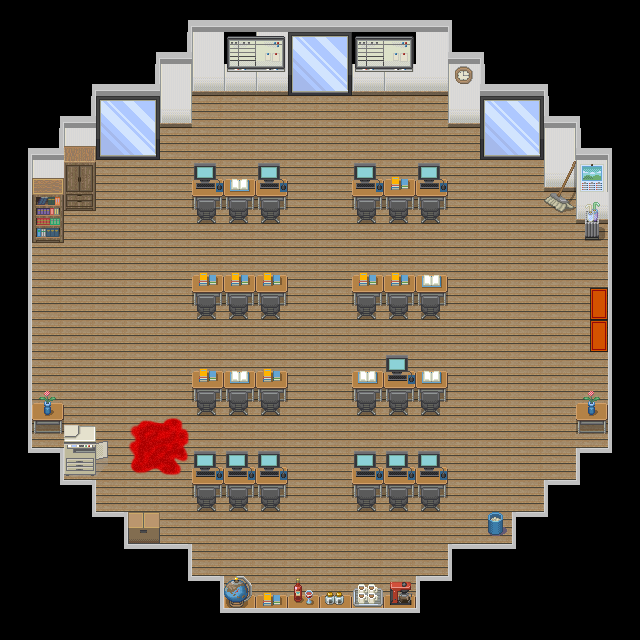

Below is a game level as drawn by its tile map, then a one-line description and the .tmx that defines it (tile-layer data replaced by summaries):
An orthogonal 20x20 tile map with 32x32 px tiles, 7 tile layers (Layer 1, Layer 2, Layer 3, Layer 4, ...), 2 hidden layers not drawn, 2 tilesets and 4 objects (2x Entry, 2x Exit).

<map version="1.0" orientation="orthogonal" renderorder="left-down" width="20" height="20" tilewidth="32" tileheight="32" nextobjectid="5">
 <properties>
  <property name="hasSecretDoor" type="bool" value="true" />
  <property name="id" type="int" value="9" />
  <property name="name" value="Pod" />
 </properties>
 <tileset firstgid="1" name="tileset2" tilewidth="32" tileheight="32" tilecount="459" columns="17">
  <image source="tileset2.png" width="544" height="864" />
 </tileset>
 <tileset firstgid="460" name="meta" tilewidth="32" tileheight="32" spacing="1" tilecount="3" columns="3">
  <image source="metaTile.png" width="98" height="32" />
  <tile id="0">
   <properties>
    <property name="collidable" type="bool" value="true" />
   </properties>
  </tile>
  <tile id="1">
   <properties>
    <property name="hidingSpot" type="bool" value="true" />
   </properties>
  </tile>
 </tileset>
 <layer name="Layer 1" width="20" height="20">
  <data>[400 cells, 309 non-empty, 6 distinct tile ids]</data>
 </layer>
 <layer name="Layer 2" width="20" height="20">
  <data>[400 cells, 34 non-empty, 3 distinct tile ids]</data>
 </layer>
 <layer name="Layer 3" width="20" height="20">
  <data>[400 cells, 116 non-empty, 29 distinct tile ids]</data>
 </layer>
 <layer name="Layer 4" width="20" height="20">
  <data>[400 cells, 47 non-empty, 11 distinct tile ids]</data>
 </layer>
 <layer name="Doors" width="20" height="20">
  <data>[400 cells, 2 non-empty, 1 distinct tile ids]</data>
 </layer>
 <layer name="Blood" width="20" height="20">
  <data>[400 cells, 4 non-empty, 4 distinct tile ids]</data>
 </layer>
 <layer name="Over Player" width="20" height="20">
  <data>[400 cells, 13 non-empty, 3 distinct tile ids]</data>
 </layer>
 <layer name="Collision" width="20" height="20" visible="0">
  <data>[400 cells, 223 non-empty, 1 distinct tile ids]</data>
 </layer>
 <layer name="HidingSpot" width="20" height="20" visible="0">
  <data>[400 cells, 3 non-empty, 1 distinct tile ids]</data>
 </layer>
 <objectgroup name="SecretDoor">
  <object id="4" name="fromSecretRoom" type="Entry" x="32" y="224" width="32" height="32">
   <properties>
    <property name="connectedRoomId" type="int" value="10" />
    <property name="direction" value="SOUTH" />
   </properties>
  </object>
  <object id="3" name="toSecretRoom" type="Exit" x="32" y="192" width="32" height="32">
   <properties>
    <property name="connectedRoomId" type="int" value="10" />
    <property name="direction" value="NORTH" />
   </properties>
  </object>
 </objectgroup>
 <objectgroup name="Transition">
  <object id="1" name="toOutside" type="Exit" x="608" y="288" width="32" height="64">
   <properties>
    <property name="connectedRoomId" type="int" value="8" />
    <property name="direction" value="EAST" />
   </properties>
  </object>
  <object id="2" name="fromOutside" type="Entry" x="576" y="288" width="32" height="64">
   <properties>
    <property name="connectedRoomId" type="int" value="8" />
    <property name="direction" value="WEST" />
   </properties>
  </object>
 </objectgroup>
</map>
